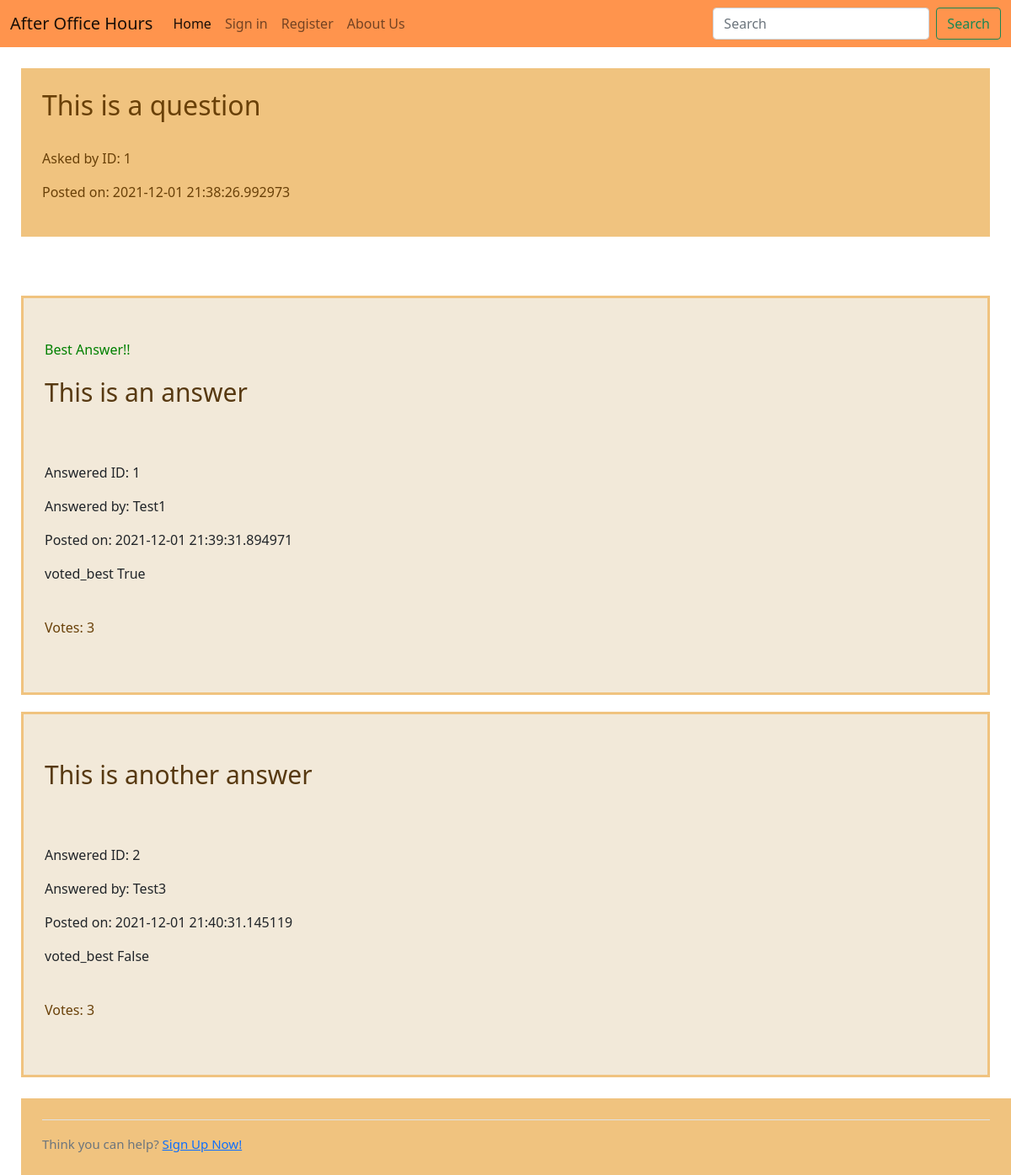
Screenshot of /question/1 with the database file from the repository.
### Question.py (models this page shows)
class Question(db.Model):
    id = db.Column(db.Integer, primary_key=True)
    q_text = db.Column(db.Text)
    asked_by_id = db.Column(db.Integer, db.ForeignKey('user.id'))
    post_time = db.Column(db.DateTime)
    solved = db.Column(db.Boolean)
    answers = db.relationship('Answer', backref='question', lazy = True)

class Answer(db.Model):
    id = db.Column(db.Integer, primary_key=True)
    a_text = db.Column(db.Text)
    answered_by_id = db.Column(db.String, db.ForeignKey('user.username'))
    answer_to = db.Column(db.Integer, db.ForeignKey('question.id'))
    post_time = db.Column(db.DateTime)
    votes = db.Column(db.Integer)
    voted_best = db.Column(db.Boolean)

### Question.py (the view)
@app.route("/question/<int:question_id>", methods=['GET', 'POST'])
def question(question_id):
        question = Question.query.get_or_404(question_id)
        question_id = question.id
        if request.method == 'POST' and Answer.query.all()!= None:
            if request.form.get("answer"):
                answer = request.form['answer']
                answer = Answer(
                    a_text = answer,
                    answered_by_id = current_user.username,
                    answer_to = question_id,
                    post_time = datetime.now(),
                    votes = 0,
                    voted_best = False
                )
                db.session.add(answer)
                db.session.commit()
                return redirect(url_for('answer', question_id=question_id))
            elif request.form.get("solved"):
                answer_id = request.form.get("solved")
                current_answer = Answer.query.get_or_404(answer_id)
                current_answer.voted_best = True
                question.solved = True
                db.session.commit()
                return redirect(url_for('answer', question_id=question_id))
            elif request.form.get("voteUp"):
                answer_id = request.form.get("voteUp")
                current_answer = Answer.query.get_or_404(answer_id)
                current_answer.votes = (current_answer.votes + 1)
                db.session.commit()
                q1 = Answer.query.filter_by(answer_to=question_id)
                q1.all()
                q1.order_by(Answer.votes).all()
                answers = q1.order_by(Answer.votes.desc()).all()
                context = {
                'question' : question,
                'answers' : answers
                }
                return render_template( 'question_view.html', question_id=question_id, **context)
            elif request.form.get("voteDown"):
                answer_id = request.form.get("voteDown")
                current_answer = Answer.query.get_or_404(answer_id)
                current_answer.votes = (current_answer.votes - 1)
                db.session.commit()
                q1 = Answer.query.filter_by(answer_to=question_id)
                q1.all()
                q1.order_by(Answer.votes).all()
                answers = q1.order_by(Answer.votes.desc()).all()
                context = {
                'question' : question,
                'answers' : answers
                }
                return render_template( 'question_view.html', question_id=question_id, **context)
        else:
            answers = Answer.query.filter_by(answer_to=question_id).all()
            context = {
            'question' : question,
            'answers' : answers
            }
        return render_template( 'question_view.html', **context)

### Templates/question_view.html (shortened to what this page needs)
{% extends 'home.html' %}
{% block content %}
        <div class="row">
          <div class="col-lg-12">
            <div class="well bs-component">
              <form class="form-horizontal" method="POST" action="{{ url_for('question', question_id=question.id) }}">
                <div class="asked_question_header">
                  <h2>{{ question.q_text }}</h2>
                  <br>
                  <p class="list-group-item-text">Asked by ID: {{ question.asked_by_id }}</p>
                  <p class="list-group-item-text">Posted on: {{ question.post_time }}</p>
                </div>
                <div class="displayed_answers">
                  {% for answer in answers %}
                  <div class="individual_answer">
                    <br>
                    {%if answer.voted_best == True and question.solved == True %}
                    <p style="color:green"> Best Answer!!</p>
                    {%endif %}
                    <div class="displayed_answer_header">
                      <p class="list-group-item-text">{{ answer.a_text }}</p>
                     <br>
                    </div>
                    <p class="list-group-item-text">Answered ID: {{ answer.id }}</p>
                    <p class="list-group-item-text">Answered by: {{ answer.answered_by_id }}</p>
                    <p class="list-group-item-text">Posted on: {{ answer.post_time }}</p>
                    <p class="list-group-item-text">voted_best {{ answer.voted_best }}</p>
                    <br>
                      <p class="list-group-item-text" id="votes">Votes: {{ answer.votes }}</p>
                      <br>
                  </div>
                  {% endfor %}
                </div>
                {% if not current_user.is_authenticated %}
                <div class="prompt_user_to_sign_in">
                  <div class="border-top pt-3">
                    <small class="text-muted">
                        Think you can help? <a class="ml-2" href="{{ url_for('register') }}">Sign Up Now!</a>
                    </small>
                  </div>
                </div>
                {%endif %}
              </form>
            </div>
          </div>
        </div>
{% endblock %}

### static/website_style.css (style rules this page uses)
* { margin: 0; padding: 0; }
#votes { color: rgb(105, 64, 8); }
.asked_question_header { background-color: rgb(240, 195, 127); color: rgb(105, 64, 8); margin: 25px; padding: 25px; }
.displayed_answers { padding: 25px; }
.individual_answer { margin-top: 20px; padding: 25px; border-style: solid; border-width: 3px; background-color: rgb(242, 233, 217); border-color: rgb(240, 195, 127); }
.displayed_answer_header { font-size: 30px; color: rgb(87, 57, 17); }
.prompt_user_to_sign_in { padding: 25px; margin-left: 25px; background-color: rgb(240, 195, 127); }
.prompt_user_to_sign_in small { font-size: 15px; }

### rows the page displays
Question: q_text "This is a question", asked_by_id "1", post_time "2021-12-01 21:38:26.992973"
Answer: shows "Best Answer!!", a_text "This is an answer", id "1", answered_by_id "Test1", post_time "2021-12-01 21:39:31.894971", voted_best "True", votes "3"
Answer: a_text "This is another answer", id "2", answered_by_id "Test3", post_time "2021-12-01 21:40:31.145119", voted_best "False", votes "3"
